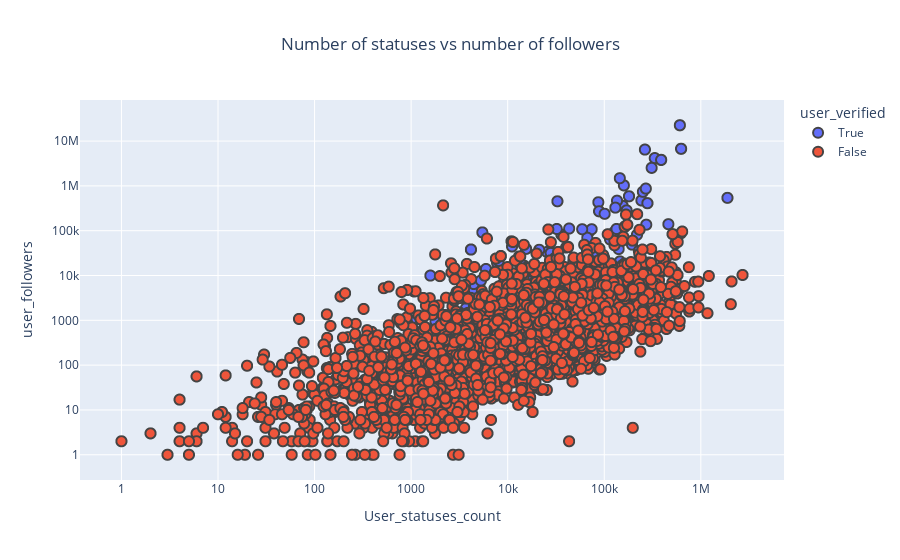

Notebook cell for this chart:
### Code cell
import plotly.express as px
fig = px.scatter(df, x="User_statuses_count", y="user_followers",
                 color="user_verified",
                 log_x=True,log_y=True,
                 title= "Number of statuses vs number of followers"
                
                )
fig.update_layout(title_x=0.5)
fig.update_traces(mode='markers', marker_line_width=2, marker_size=10)
fig.show()

### Figure 1 — Plotly figure (JSON) as saved in the notebook; plotly's stock layout.template omitted (floating-point values rounded to 4 significant figures; data arrays with more than 128 entries replaced by an {"elided": "..."} marker saying what was removed)
{"data": [{"hovertemplate": "user_verified=True<br>User_statuses_count=%{x}<br>user_followers=%{y}<extra></extra>", "legendgroup": "True", "marker": {"color": "#636efa", "line": {"width": 2}, "size": 10, "symbol": "circle"}, "mode": "markers", "name": "True", "showlegend": true, "type": "scattergl", "x": [272205, 76819, 141043, 4456, 218216, 70431, 193829, 32731, 25540, 72836, 144939, 27887, 13011, 154186, 159631, 145441, 19063, 35946, 86851, 1886986, 228143, 52035, 14970, 388381, 4162, 180368, 29564, 6825, 13011, 606764, 12390, 242435, 11090, 9889, 13011, 14084, 388382, 4162, 263569, 13011, 12155, 27887, 180368, 43309, 7776, 8174, 39115, 33014, 88462, 127149, 47852, 13011, 14540, 10949, 38572, 63873, 13011, 13092, 105775, 27887, 88463, 23367, 13011, 17639, 51795, 8763, 6807, 5135, 333378, 461260, 11418, 606770, 57355, 12331, 13012, 155270, 170531, 74115, 1784, 625382, 4443, 279767, 25954, 5975, 13012, 251091, 22820, 100982, 83157, 5463, 625383, 19214, 15493, 40233, 135579, 8047, 1070, 120427, 66728, 1142, 59079, 5955, 309686, 15493, 13456, 16209, 34791, 13012, 279769, 112388, 144964, 21193, 5285, 388387, 3699, 32213, 17057, 4164, 42209, 133953, 66876, 1582, 114984, 11828, 269493, 14781, 130268], "xaxis": "x", "y": [136289, 15106, 39002, 4853, 81006, 97632, 48879, 453099, 33486, 13863, 7381, 31883, 2704, 108710, 1027247, 20686, 4437, 81672, 431236, 541106, 35294, 4460, 8144, 3806662, 37940, 586597, 16250, 1346, 2704, 22551815, 2683, 473166, 44551, 3531, 2704, 3568, 3806662, 37941, 6455668, 2704, 7699, 31883, 586599, 111758, 19033, 3013, 14146, 27026, 271206, 93818, 21033, 2704, 3002, 58129, 12470, 3663, 2704, 26519, 4699, 31883, 271207, 2162, 2704, 8744, 20125, 5929, 1561, 6764, 4170735, 139715, 3004, 22551915, 3520, 3632, 2704, 356726, 284100, 107770, 962, 6729491, 6469, 411037, 2423, 683, 2704, 737233, 12311, 238665, 32921, 91700, 6729500, 7410, 39370, 42172, 467634, 21082, 4411, 10952, 69602, 1059, 107794, 13962, 2525254, 39372, 17153, 4887, 15167, 2704, 411039, 14687, 1483476, 37519, 7724, 3806690, 1870, 109376, 5979, 37971, 43700, 109258, 30988, 9959, 63684, 10147, 870434, 16573, 327023], "yaxis": "y"}, {"hovertemplate": "user_verified=False<br>User_statuses_count=%{x}<br>user_followers=%{y}<extra></extra>", "legendgroup": "False", "marker": {"color": "#EF553B", "line": {"width": 2}, "size": 10, "symbol": "circle"}, "mode": "markers", "name": "False", "showlegend": true, "type": "scattergl", "x": {"elided": "3408 int values"}, "xaxis": "x", "y": {"elided": "3408 int values"}, "yaxis": "y"}], "layout": {"legend": {"title": {"text": "user_verified"}, "tracegroupgap": 0}, "title": {"text": "Number of statuses vs number of followers", "x": 0.5}, "xaxis": {"anchor": "y", "domain": [0, 1], "title": {"text": "User_statuses_count"}, "type": "log"}, "yaxis": {"anchor": "x", "domain": [0, 1], "title": {"text": "user_followers"}, "type": "log"}}}
